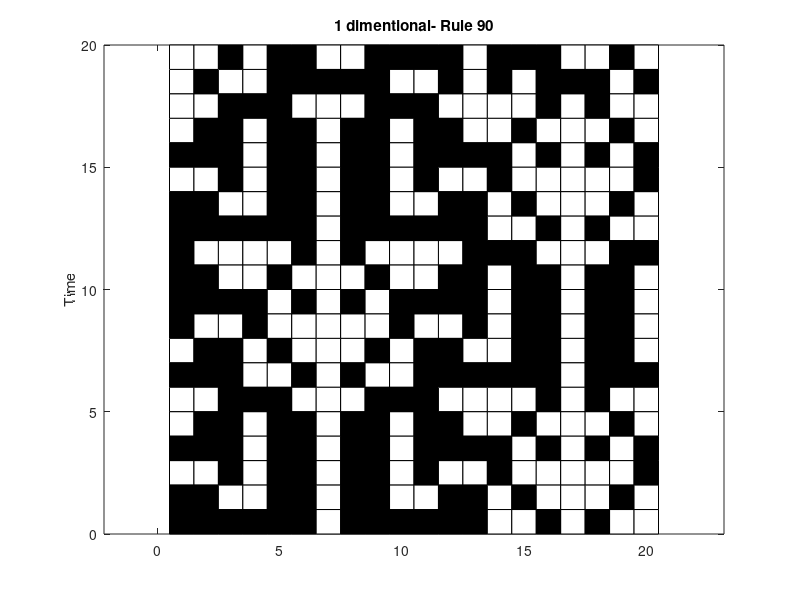

Source code (MATLAB):
function basicCA
cells = round(rand(1,20));
cells(10) = 1;
ruleset = [0,1,0,1,1,0,1,0]; 
numRuns = 0;
while numRuns<20
    numRuns=numRuns+1;
    [r,c] = size(cells); 
    for y = r:-1:1
        
        for i = 1:c
            if cells(r-y+1,i) == 1
                fill([i-.5,i+.5,i+.5,i-.5,i-.5], [y-1,y-1,y,y,y-1], 'black')
                hold on
            else
                fill([i-.5,i+.5,i+.5,i-.5,i-.5], [y-1,y-1,y,y,y-1], 'white')
                hold on
            end
        end
    end
    axis equal
    title('1 dimentional- Rule 90');
    ylabel('Time');
    pause
    hold off
    cells = nextRow(cells);
end

    function arr = nextRow(arr)
        [row, col] = size(arr);
        neighbors = [num2str(arr(end,end)), num2str(arr(end,1)), num2str(arr(end,2))];
        ind = bin2dec(neighbors);
        next(1) = ruleset(ind+1);
        
        for x = 2:col-1
            neighbors = [num2str(arr(end,x-1)), num2str(arr(end,x)), num2str(arr(end,x+1))];
            ind = bin2dec(neighbors);
            next(x) = ruleset(ind+1);
        end
        
        neighbors = [num2str(arr(end,end-1)), num2str(arr(end,end)), num2str(arr(end,1))];
        ind = bin2dec(neighbors);
        next(col) = ruleset(ind+1);
        
        arr = [arr;next];
    end

end
    